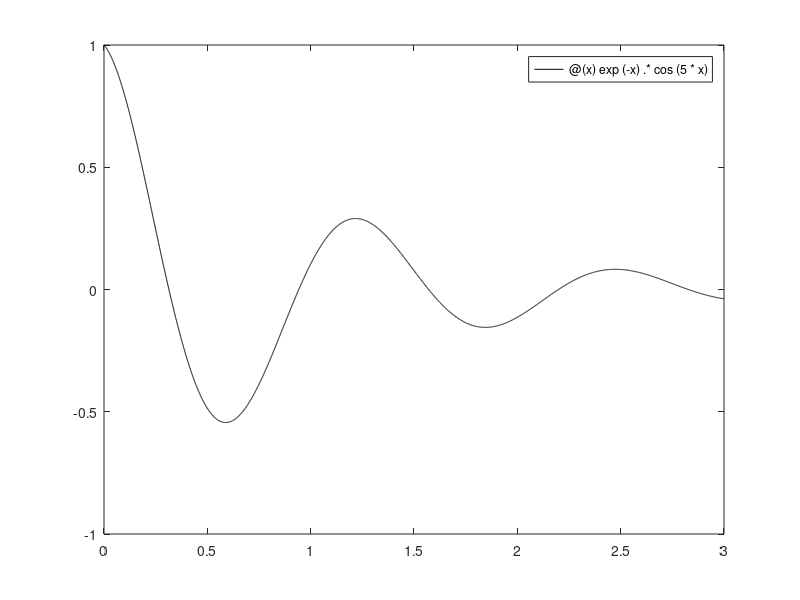

Write the MATLAB code that produced this figure. (Note: this script raises an error after producing the figure.)
f = @(x, y) (-y - 5*exp(-x).*sin(5*x));

y_exact = @(x) exp(-x).*cos(5*x);

a = 0; b = 3;
y0 = 1;

n = 30; m = 5;

fplot(y_exact, [a b], 'k-');
hold on

[x, y] = odj_pred_kor(f, a, b, y0, n, m);
plot(x, y, 'ro')
legend('aproksimativno rjesenje', 'egzaktno rjesenje')